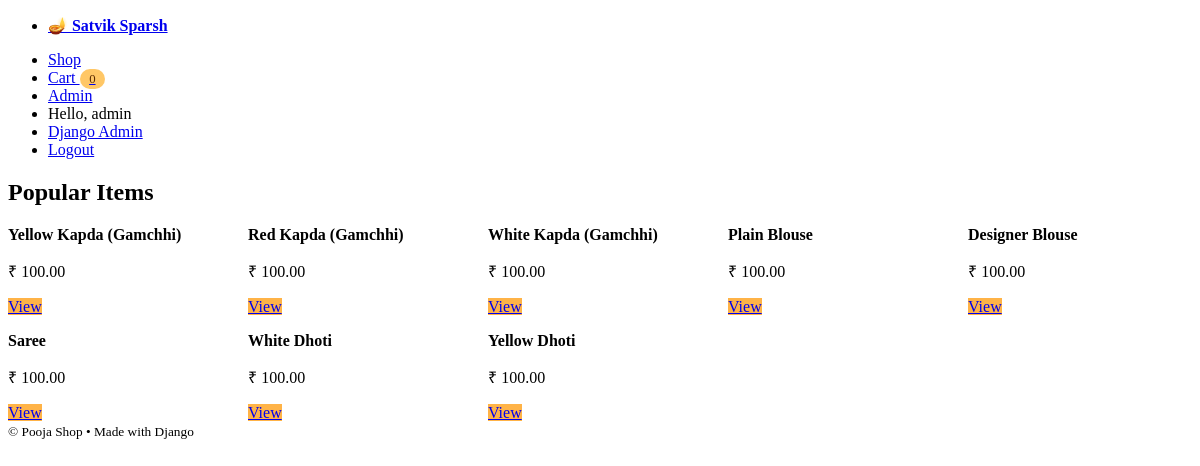
The app's page / (signed in) with its own data.
### shop/models.py (models this page shows, shortened)
class Product(models.Model):
    category = models.ForeignKey(Category, on_delete=models.CASCADE, related_name='products')
    name = models.CharField(max_length=200)
    slug = models.SlugField(max_length=220, unique=True)
    description = models.TextField(blank=True)
    price = models.DecimalField(max_digits=10, decimal_places=2)
    stock = models.PositiveIntegerField(default=0)  # ✅ Stock field added
    quantity = models.PositiveIntegerField(default=0)  # ✅ Quantity field added
    is_active = models.BooleanField(default=True)
    image = models.ImageField(upload_to='products/', blank=True, null=True)

### shop/views.py (the view)
# urls.py: path('', home, name='home'),
def home(request):
    products = Product.objects.filter(is_active=True)[:8]
    return render(request, "home.html", {"products": products})

### shop/context_processors.py (called while the page is built)
def categories(request):
    return {"all_categories": Category.objects.all()}

def cart_item_count(request):
    cart = request.session.get("cart", {})
    return {"cart_item_count": sum(cart.values())}

### templates/home.html (shortened to what this page needs)
{% extends 'base.html' %}
{% block content %}
<h2>Popular Items</h2>
<div class="product-grid">
  {% for p in products %}
  <article>
    <header><strong>{{ p.name }}</strong></header>
    <p>₹ {{ p.price }}</p>
    <footer><a role="button" href="/shop/product/{{ p.slug }}/">View</a></footer>
  </article>
  {% empty %}
  <p>No products yet.</p>
  {% endfor %}
</div>
{% endblock %}

### templates/base.html (shortened to what this page needs)
<!doctype html>
<html lang="en">
<head>
  <link rel="stylesheet" href="https://cdn.jsdelivr.net/npm/@picocss/pico@1/css/pico.min.css">
</head>
<body>
  <header class="container">
    <nav>
      <ul>
        <li><strong><a href="/">🪔 Satvik Sparsh</a></strong></li>
      </ul>
      <ul>
        <li><a href="/shop/">Shop</a></li>
        <li><a href="/shop/cart/">Cart <span class="badge">{{ cart_item_count }}</span></a></li>
        <li><a href="/expenses/dashboard/">Admin</a></li>
        {% if request.user.is_authenticated %}
          <li>Hello, {{ request.user.username }}</li>
          <li><a href="/admin/">Django Admin</a></li>
          <li><a href="/logout/">Logout</a></li>
        {% else %}
          <li><a href="/admin/login/?next=/">Login</a></li>
        {% endif %}
      </ul>
    </nav>
  </header>
  <main class="container">
    {% block content %}{% endblock %}
  </main>
  <footer class="container">
    <small>© {{ now|date:"Y" }} Pooja Shop • Made with Django</small>
  </footer>
</body>
</html>

### templates/base.html (style rules this page uses)
.product-grid { display:grid;grid-template-columns:repeat(auto-fit,minmax(220px,1fr));gap:1rem }
header nav ul { align-items:center }
.badge { background:#eee;border-radius:999px;padding:.2rem .6rem;font-size:.8rem }
:root { --brand:#ffc766; --brand-strong:#ffb347; --brand-text:#5a2a00; }
a[role="button"], button, .contrast button { background: var(--brand-strong); border-color: var(--brand-strong); }
.badge { background:var(--brand); color:var(--brand-text) }

### records on screen
Product: name "Yellow Kapda (Gamchhi)", price "100.00"
Product: name "Red Kapda (Gamchhi)", price "100.00"
Product: name "White Kapda (Gamchhi)", price "100.00"
Product: name "Plain Blouse", price "100.00"
Product: name "Designer Blouse", price "100.00"
Product: name "Saree", price "100.00"
Product: name "White Dhoti", price "100.00"
Product: name "Yellow Dhoti", price "100.00"

### other values on screen
{{ cart_item_count }} "0"
{{ request.user.username }} "admin"
